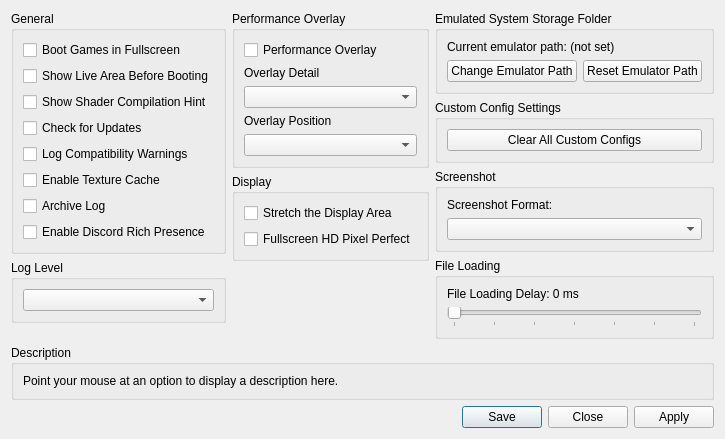
						<widget class="QWidget" name="emulator_tab">
							<attribute name="title">
								<string>Emulator</string>
							</attribute>
							<layout class="QVBoxLayout" name="emulator_tab_layout" stretch="4,1,0">
								<item>
									<layout class="QHBoxLayout" name="emulator_tab_content_layout" stretch="1,1,1">
										<item>
											<layout class="QVBoxLayout" name="emulator_tab_left">
												<item>
													<widget class="QGroupBox" name="gb_emu_general">
														<property name="title">
															<string>General</string>
														</property>
														<layout class="QVBoxLayout" name="gb_emu_general_layout">
															<item>
																<widget class="QCheckBox" name="boot_apps_fullscreen">
																	<property name="text">
																		<string>Boot Games in Fullscreen</string>
																	</property>
																</widget>
															</item>
															<item>
																<widget class="QCheckBox" name="show_live_area_screen">
																	<property name="text">
																		<string>Show Live Area Before Booting</string>
																	</property>
																</widget>
															</item>
															<item>
																<widget class="QCheckBox" name="show_compile_shaders">
																	<property name="text">
																		<string>Show Shader Compilation Hint</string>
																	</property>
																</widget>
															</item>
															<item>
																<widget class="QCheckBox" name="check_for_updates">
																	<property name="text">
																		<string>Check for Updates</string>
																	</property>
																</widget>
															</item>
															<item>
																<widget class="QCheckBox" name="log_compat_warn">
																	<property name="text">
																		<string>Log Compatibility Warnings</string>
																	</property>
																</widget>
															</item>
															<item>
																<widget class="QCheckBox" name="texture_cache">
																	<property name="text">
																		<string>Enable Texture Cache</string>
																	</property>
																</widget>
															</item>
															<item>
																<widget class="QCheckBox" name="archive_log">
																	<property name="text">
																		<string>Archive Log</string>
																	</property>
																</widget>
															</item>
															<item>
																<widget class="QCheckBox" name="discord_rich_presence">
																	<property name="text">
																		<string>Enable Discord Rich Presence</string>
																	</property>
																</widget>
															</item>
														</layout>
													</widget>
												</item>
												<item>
													<widget class="QGroupBox" name="gb_log_level">
														<property name="title">
															<string>Log Level</string>
														</property>
														<layout class="QVBoxLayout" name="gb_log_level_layout">
															<item>
																<widget class="QComboBox" name="log_level_box"/>
															</item>
														</layout>
													</widget>
												</item>
												<item>
													<spacer name="emulator_tab_left_spacer">
														<property name="orientation">
															<enum>Qt::Orientation::Vertical</enum>
														</property>
														<property name="sizeHint" stdset="0">
															<size>
																<width>0</width>
																<height>0</height>
															</size>
														</property>
													</spacer>
												</item>
											</layout>
										</item>
										<item>
											<layout class="QVBoxLayout" name="emulator_tab_middle">
												<item>
													<widget class="QGroupBox" name="gb_performance_overlay">
														<property name="title">
															<string>Performance Overlay</string>
														</property>
														<layout class="QVBoxLayout" name="gb_performance_overlay_layout">
															<item>
																<widget class="QCheckBox" name="perf_overlay_enabled">
																	<property name="text">
																		<string>Performance Overlay</string>
																	</property>
																</widget>
															</item>
															<item>
																<widget class="QWidget" name="perf_overlay_detail" native="true">
																	<layout class="QVBoxLayout" name="layout_perf_overlay_detail">
																		<property name="leftMargin">
																			<number>0</number>
																		</property>
																		<property name="topMargin">
																			<number>0</number>
																		</property>
																		<property name="rightMargin">
																			<number>0</number>
																		</property>
																		<property name="bottomMargin">
																			<number>0</number>
																		</property>
																		<item>
																			<widget class="QLabel" name="label_perf_detail">
																				<property name="text">
																					<string>Overlay Detail</string>
																				</property>
																			</widget>
																		</item>
																		<item>
																			<widget class="QComboBox" name="perf_overlay_detail_box"/>
																		</item>
																	</layout>
																</widget>
															</item>
															<item>
																<widget class="QWidget" name="perf_overlay_position" native="true">
																	<layout class="QVBoxLayout" name="layout_perf_overlay_position">
																		<property name="leftMargin">
																			<number>0</number>
																		</property>
																		<property name="topMargin">
																			<number>0</number>
																		</property>
																		<property name="rightMargin">
																			<number>0</number>
																		</property>
																		<property name="bottomMargin">
																			<number>0</number>
																		</property>
																		<item>
																			<widget class="QLabel" name="label_perf_position">
																				<property name="text">
																					<string>Overlay Position</string>
																				</property>
																			</widget>
																		</item>
																		<item>
																			<widget class="QComboBox" name="perf_overlay_position_box"/>
																		</item>
																	</layout>
																</widget>
															</item>
															<item>
																<spacer name="perf_overlay_spacer">
																	<property name="orientation">
																		<enum>Qt::Orientation::Vertical</enum>
																	</property>
																	<property name="sizeHint" stdset="0">
																		<size>
																			<width>0</width>
																			<height>0</height>
																		</size>
																	</property>
																</spacer>
															</item>
														</layout>
													</widget>
												</item>
												<item>
													<widget class="QGroupBox" name="gb_display">
														<property name="title">
															<string>Display</string>
														</property>
														<layout class="QVBoxLayout" name="gb_display_layout">
															<item>
																<widget class="QCheckBox" name="stretch_the_display_area">
																	<property name="text">
																		<string>Stretch the Display Area</string>
																	</property>
																</widget>
															</item>
															<item>
																<widget class="QCheckBox" name="fullscreen_hd_res_pixel_perfect">
																	<property name="text">
																		<string>Fullscreen HD Pixel Perfect</string>
																	</property>
																</widget>
															</item>
														</layout>
													</widget>
												</item>
												<item>
													<spacer name="emulator_tab_middle_spacer">
														<property name="orientation">
															<enum>Qt::Orientation::Vertical</enum>
														</property>
														<property name="sizeHint" stdset="0">
															<size>
																<width>0</width>
																<height>0</height>
															</size>
														</property>
													</spacer>
												</item>
											</layout>
										</item>
										<item>
											<layout class="QVBoxLayout" name="emulator_tab_right">
												<item>
													<widget class="QGroupBox" name="gb_storage">
														<property name="title">
															<string>Emulated System Storage Folder</string>
														</property>
														<layout class="QVBoxLayout" name="gb_storage_layout">
															<item>
																<widget class="QLabel" name="current_emu_path">
																	<property name="text">
																		<string>Current emulator path: (not set)</string>
																	</property>
																	<property name="wordWrap">
																		<bool>true</bool>
																	</property>
																</widget>
															</item>
															<item>
																<layout class="QHBoxLayout" name="emu_path_buttons">
																	<item>
																		<widget class="QPushButton" name="change_emu_path">
																			<property name="text">
																				<string>Change Emulator Path</string>
																			</property>
																		</widget>
																	</item>
																	<item>
																		<widget class="QPushButton" name="reset_emu_path">
																			<property name="text">
																				<string>Reset Emulator Path</string>
																			</property>
																		</widget>
																	</item>
																</layout>
															</item>
														</layout>
													</widget>
												</item>
												<item>
													<widget class="QGroupBox" name="gb_custom_config">
														<property name="title">
															<string>Custom Config Settings</string>
														</property>
														<layout class="QVBoxLayout" name="gb_custom_config_layout">
															<item>
																<widget class="QPushButton" name="clear_custom_config">
																	<property name="text">
																		<string>Clear All Custom Configs</string>
																	</property>
																</widget>
															</item>
														</layout>
													</widget>
												</item>
												<item>
													<widget class="QGroupBox" name="gb_screenshot">
														<property name="title">
															<string>Screenshot</string>
														</property>
														<layout class="QVBoxLayout" name="gb_screenshot_layout">
															<item>
																<widget class="QLabel" name="label_screenshot_format">
																	<property name="text">
																		<string>Screenshot Format:</string>
																	</property>
																</widget>
															</item>
															<item>
																<widget class="QComboBox" name="screenshot_format"/>
															</item>
														</layout>
													</widget>
												</item>
												<item>
													<widget class="QGroupBox" name="gb_file_loading_delay">
														<property name="title">
															<string>File Loading</string>
														</property>
														<layout class="QVBoxLayout" name="gb_file_loading_delay_layout">
															<item>
																<widget class="QLabel" name="file_loading_delay_label">
																	<property name="text">
																		<string>File Loading Delay: 0 ms</string>
																	</property>
																</widget>
															</item>
															<item>
																<widget class="QSlider" name="file_loading_delay">
																	<property name="minimum">
																		<number>0</number>
																	</property>
																	<property name="maximum">
																		<number>30</number>
																	</property>
																	<property name="orientation">
																		<enum>Qt::Orientation::Horizontal</enum>
																	</property>
																	<property name="tickPosition">
																		<enum>QSlider::TickPosition::TicksBelow</enum>
																	</property>
																	<property name="tickInterval">
																		<number>5</number>
																	</property>
																</widget>
															</item>
														</layout>
													</widget>
												</item>
												<item>
													<spacer name="emulator_tab_right_spacer">
														<property name="orientation">
															<enum>Qt::Orientation::Vertical</enum>
														</property>
														<property name="sizeHint" stdset="0">
															<size>
																<width>0</width>
																<height>0</height>
															</size>
														</property>
													</spacer>
												</item>
											</layout>
										</item>
									</layout>
								</item>
								<item>
									<widget class="QGroupBox" name="gb_description_emulator">
										<property name="title">
											<string>Description</string>
										</property>
										<layout class="QVBoxLayout" name="gb_description_emulator_layout">
											<item>
												<widget class="QLabel" name="description_emulator">
													<property name="text">
														<string>Point your mouse at an option to display a description here.</string>
													</property>
													<property name="textFormat">
														<enum>Qt::TextFormat::PlainText</enum>
													</property>
													<property name="alignment">
														<set>Qt::AlignmentFlag::AlignLeading|Qt::AlignmentFlag::AlignLeft|Qt::AlignmentFlag::AlignTop</set>
													</property>
													<property name="wordWrap">
														<bool>true</bool>
													</property>
												</widget>
											</item>
										</layout>
									</widget>
								</item>
								<item>
									<widget class="QDialogButtonBox" name="button_box_emulator">
										<property name="standardButtons">
											<set>QDialogButtonBox::StandardButton::Apply|QDialogButtonBox::StandardButton::Close|QDialogButtonBox::StandardButton::Save</set>
										</property>
									</widget>
								</item>
							</layout>
						</widget>
